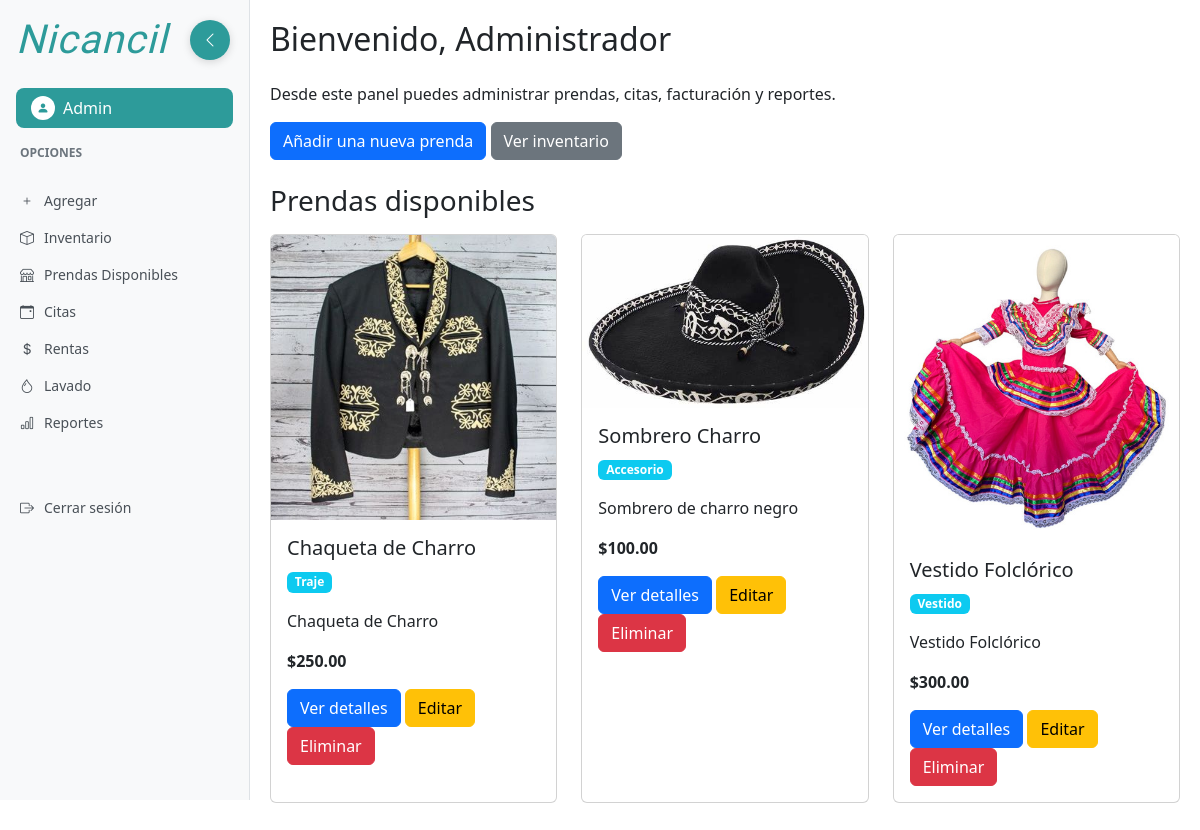
Screenshot of /dashboard/ (signed in) with the database file from the repository.
### usuarios/models.py (models this page shows)
class Usuario(AbstractUser):
    ROLES=(
        ("admin", "Administrador"),
        ("emp", "Empleado"),
        )
    rol=models.CharField(max_length=10, choices=ROLES, default="emp")

### inventario/models.py (models this page shows, shortened)
class Prenda(models.Model):
    TIPOS = (
        ('traje', 'Traje'),
        ('vestido', 'Vestido'),
        ('accesorio', 'Accesorio'),
    )
    ESTATUS = (
        ('disponible', 'Disponible'),
        ('apartado', 'Apartado'),
        ('en_uso', 'En Uso'),
        ('dañado', 'Dañado'),
        ('mantenimiento', 'En Mantenimiento'),
        ('lavanderia', 'En Lavandería'),
    )
    GENEROS = (
        ('hombre', 'Hombre'),
        ('mujer', 'Mujer'),
        ('unisex', 'Unisex'),
    )
    nombre = models.CharField(max_length=100)
    descripcion = models.TextField()
    precio = models.DecimalField(max_digits=10, decimal_places=2)
    tipo = models.CharField(max_length=20, choices=TIPOS, default='traje')
    color = models.CharField(max_length=50, blank=True)
    estatus = models.CharField(max_length=20, choices=ESTATUS, default='disponible')
    tallas = models.CharField(max_length=50, blank=True)
    genero = models.CharField(max_length=10, choices=GENEROS, default='unisex')
    lugar = models.CharField(max_length=100, blank=True, verbose_name="Lugar o sitio del traje")
    cantidad = models.PositiveIntegerField(default=1)
    imagen = models.ImageField(upload_to='prendas/', null=True, blank=True)
    fecha_creacion = models.DateTimeField(auto_now_add=True)

### usuarios/views.py (the view)
# urls.py: path('dashboard/', views.dashboard, name='dashboard'),
@login_required
def dashboard(request):
    from inventario.models import Prenda
    prendas = Prenda.objects.all()
    if request.user.rol == 'admin':
        return render(request, "usuarios/dashboard_admin.html", {'prendas': prendas})
    elif request.user.rol == 'emp':
        return render(request, "usuarios/dashboard_empleado.html", {'prendas': prendas})
    else:
        return redirect('logout')

### templates/usuarios/dashboard_admin.html (shortened to what this page needs)
{% extends 'base_dashboard.html' %}
{% block content %}
    <h2 class="mb-4">Bienvenido, Administrador</h2>
    <p>Desde este panel puedes administrar prendas, citas, facturación y reportes.</p>
    <div class="mb-4">
        <a href="{% url 'nueva_prenda' %}" class="btn btn-primary">Añadir una nueva prenda</a>
        <a href="{% url 'inventario' %}" class="btn btn-secondary">Ver inventario</a>
    </div>
    <h3 class="mb-3">Prendas disponibles</h3>
    <div class="row">
        {% for prenda in prendas %}
            <div class="col-md-4 mb-4">
                <div class="card h-100">
                    {% if prenda.imagen %}
                        <img src="{{ prenda.imagen.url }}" class="card-img-top" alt="{{ prenda.nombre }}">
                    {% else %}
                        <div class="card-img-top bg-light text-center py-5">Sin imagen</div>
                    {% endif %}
                    <div class="card-body">
                        <h5 class="card-title">{{ prenda.nombre }}</h5>
                        <p class="card-text"><span class="badge bg-info">{{ prenda.get_tipo_display }}</span></p>
                        <p class="card-text">{{ prenda.descripcion|truncatechars:100 }}</p>
                        <p class="card-text"><strong>${{ prenda.precio }}</strong></p>
                        <a href="{% url 'prenda_detalle' prenda.pk %}" class="btn btn-primary">Ver detalles</a>
                        <a href="{% url 'editar_prenda' prenda.pk %}" class="btn btn-warning">Editar</a>
                        <a href="{% url 'eliminar_prenda' prenda.pk %}" class="btn btn-danger">Eliminar</a>
                    </div>
                </div>
            </div>
        {% empty %}
            <div class="col-12">
                <p>No hay prendas disponibles.</p>
            </div>
        {% endfor %}
    </div>
{% endblock %}

### templates/base_dashboard.html (shortened to what this page needs)
<!DOCTYPE html>
<html lang="es">
<head>
    <link href="https://cdn.jsdelivr.net/npm/bootstrap@5.3.2/dist/css/bootstrap.min.css" rel="stylesheet">
    <link href="https://cdn.jsdelivr.net/npm/bootstrap-icons@1.10.0/font/bootstrap-icons.css" rel="stylesheet">
    {% load static %}
    <link rel="stylesheet" type="text/css" href="{% static 'css/dashboard.css' %}">
</head>
<body>
    <div class="sidebar position-fixed" id="sidebar" style="width: 250px; transition: all 0.3s ease;">
        <div class="p-3">
            <h1 class="nicancil-font text-nicancil-teal mb-4" style="transition: opacity 0.3s ease, visibility 0.3s ease;">Nicancil</h1>
            <div class="user-profile" style="transition: all 0.3s ease;">
                <div class="user-icon">
                    <i class="bi bi-person-fill"></i>
                </div>
                <span class="user-name" style="transition: opacity 0.3s ease, visibility 0.3s ease;">{{ user.username }}</span>
            </div>
        </div>
        <div class="sidebar-section-title" style="transition: opacity 0.3s ease, visibility 0.3s ease;">Opciones</div>
        <nav class="sidebar-nav">
            {% if user.rol == 'admin' %}
            <a href="{% url 'nueva_prenda' %}" class="sidebar-nav-item {% if request.path == '/nueva_prenda/' %}active{% endif %}">
                <i class="bi bi-plus"></i>
                <span style="transition: opacity 0.3s ease, visibility 0.3s ease;">Agregar</span>
            </a>
            {% endif %}
            <a href="{% url 'inventario' %}" class="sidebar-nav-item {% if request.path == '/inventario/' %}active{% endif %}">
                <i class="bi bi-box"></i>
                <span style="transition: opacity 0.3s ease, visibility 0.3s ease;">Inventario</span>
            </a>
            <a href="{% url 'prenda_lista' %}" class="sidebar-nav-item {% if request.path == '/tienda/' %}active{% endif %}">
                <i class="bi bi-shop"></i>
                <span style="transition: opacity 0.3s ease, visibility 0.3s ease;">Prendas Disponibles</span>
            </a>
            {% if user.rol == 'admin' %}
            <a href="{% url 'lista_citas' %}" class="sidebar-nav-item {% if '/citas/' in request.path %}active{% endif %}">
                <i class="bi bi-calendar-event"></i>
                <span style="transition: opacity 0.3s ease, visibility 0.3s ease;">Citas</span>
            </a>
            {% endif %}
            <a href="{% url 'lista_rentas' %}" class="sidebar-nav-item {% if '/rentas/' in request.path %}active{% endif %}">
                <i class="bi bi-currency-dollar"></i>
                <span style="transition: opacity 0.3s ease, visibility 0.3s ease;">Rentas</span>
            </a>
            {% if user.rol == 'admin' %}
            <a href="#" class="sidebar-nav-item">
                <i class="bi bi-droplet"></i>
                <span style="transition: opacity 0.3s ease, visibility 0.3s ease;">Lavado</span>
            </a>
            <a href="#" class="sidebar-nav-item">
                <i class="bi bi-bar-chart"></i>
                <span style="transition: opacity 0.3s ease, visibility 0.3s ease;">Reportes</span>
            </a>
            {% endif %}
            <a href="{% url 'logout' %}" class="sidebar-nav-item mt-5">
                <i class="bi bi-box-arrow-right"></i>
                <span style="transition: opacity 0.3s ease, visibility 0.3s ease;">Cerrar sesión</span>
            </a>
        </nav>
    </div>
    <button class="sidebar-toggle" id="sidebarToggle" style="position: fixed; left: 190px; top: 20px; z-index: 1001; background-color: #2D9B9A; color: white; border: none; width: 40px; height: 40px; border-radius: 50%; display: flex; align-items: center; justify-content: center; cursor: pointer; transition: all 0.3s ease; box-shadow: 0 2px 8px rgba(0,0,0,0.15);">
        <i class="bi bi-chevron-left"></i>
    </button>
    <div class="main-content-wrapper" id="mainContent" style="margin-left: 250px; transition: margin-left 0.3s ease;">
        {% block content %}{% endblock %}
    </div>
</body>
</html>

### static/css/dashboard.css (style rules this page uses)
:root { --nicancil-teal: #2D9B9A; }
.text-nicancil-teal { color: var(--nicancil-teal) !important; }
.nicancil-font { font-family: 'Great Vibes', cursive; font-weight: 400; letter-spacing: 1px; font-style: italic; font-size: 2.5rem; color: var(--nicancil-teal); }
.sidebar { min-height: 100vh; background-color: #f8f9fa; border-right: 1px solid #dee2e6; width: 250px; transition: all 0.3s ease; z-index: 1000; }
.main-content-wrapper { margin-left: 250px; min-height: 100vh; padding: 20px; transition: margin-left 0.3s ease; }
.sidebar-toggle { position: fixed; left: 210px; top: 20px; z-index: 1001; background-color: var(--nicancil-teal); color: white; border: none; width: 40px; height: 40px; border-radius: 50%; display: flex; align-items: center; justify-content: center; cursor: pointer; transition: all 0.3s ease; box-shadow: 0 2px 8px rgba(0,0,0,0.15); }
.user-profile { background-color: var(--nicancil-teal); color: white; padding: 8px 15px; border-radius: 8px; display: flex; align-items: center; gap: 8px; font-weight: 500; }
.user-icon { background-color: white; color: var(--nicancil-teal); width: 24px; height: 24px; border-radius: 50%; display: flex; align-items: center; justify-content: center; font-size: 12px; }
.sidebar-nav { padding: 0; margin-top: 20px; }
.sidebar-section-title { color: #6c757d; font-size: 12px; font-weight: 600; text-transform: uppercase; margin-bottom: 10px; padding: 0 20px; }
.sidebar-nav-item { display: flex; align-items: center; padding: 8px 20px; color: #495057; text-decoration: none; font-size: 14px; gap: 10px; transition: all 0.3s ease; position: relative; }
.sidebar-nav-item span { transition: opacity 0.3s ease, visibility 0.3s ease; }

### rows the page displays
Usuario: username "Admin"
Prenda: imagen (picture), nombre "Chaqueta de Charro", tipo "Traje", descripcion "Chaqueta de Charro", precio "250.00"
Prenda: imagen (picture), nombre "Sombrero Charro", tipo "Accesorio", descripcion "Sombrero de charro negro", precio "100.00"
Prenda: imagen (picture), nombre "Vestido Folclórico", tipo "Vestido", descripcion "Vestido Folclórico", precio "300.00"
